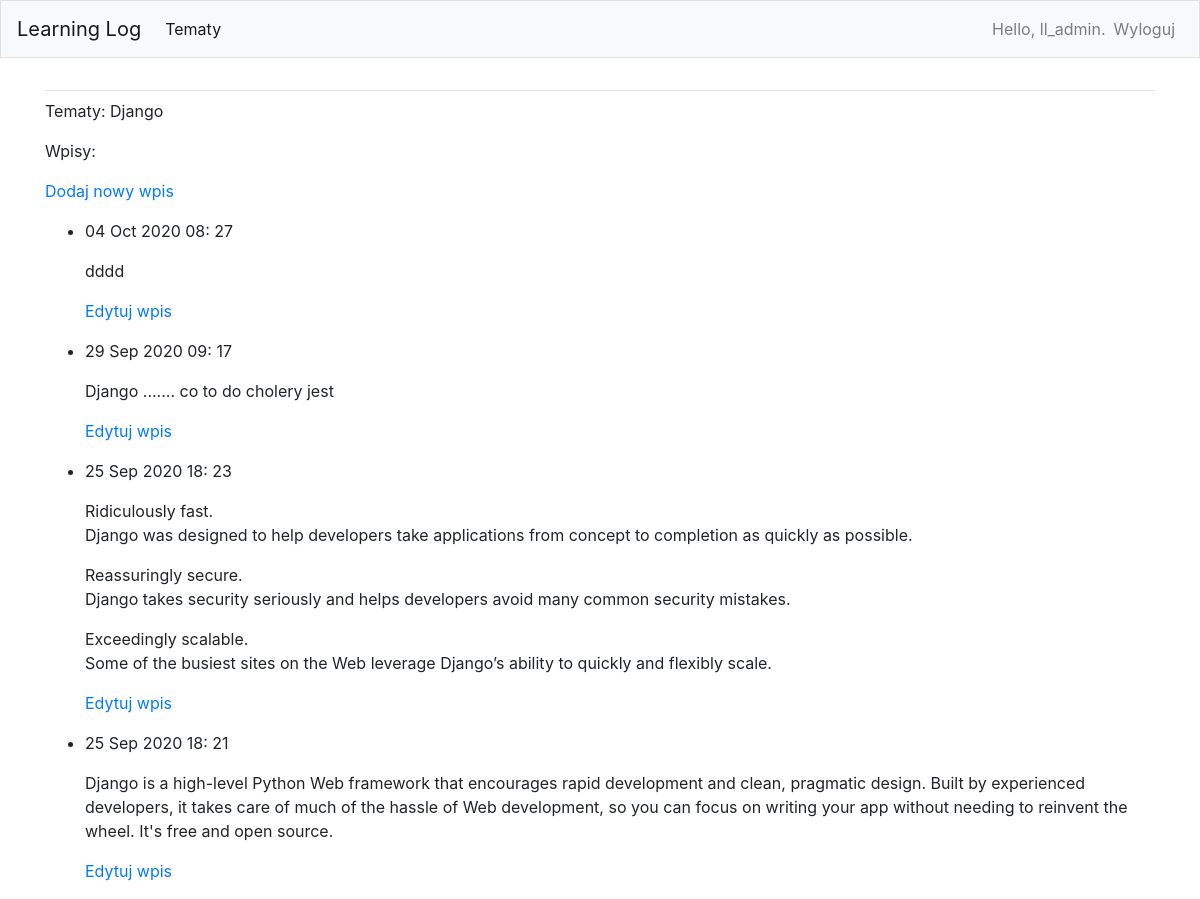
/topics/1 (signed in), run on the app's committed database.
### learning_logs/models.py (models this page shows, shortened)
class Topic(models.Model):
    text = models.CharField(max_length=200)
    data_added = models.DateTimeField(auto_now_add=True)
    owner = models.ForeignKey(User, on_delete=models.CASCADE)
    def __str__(self):
        return self.text

class Entry(models.Model):
    topic = models.ForeignKey(Topic, on_delete=models.CASCADE)
    text = models.TextField()
    date_added = models.DateTimeField(auto_now_add=True)
    class Meta:
        verbose_name_plural = 'entries'

### learning_logs/views.py (the view)
# urls.py: path('topics/<topic_id>', topic, name='topic'),
@login_required
def topic(request, topic_id):
    topic = Topic.objects.get(id=topic_id)
    if topic.owner != request.user:
        raise Http404
    entries = topic.entry_set.order_by('-date_added')
    context = {'topic': topic, 'entries': entries}
    return render(request, 'learning_logs/topic.html', context)

### learning_logs/templates/learning_logs/topic.html
{% extends 'learning_logs/base.html'%}
{% block content %}
    <p>Tematy: {{ topic }}</p>
    <p>Wpisy:</p>
    <p>
        <a href="{% url 'learning_logs:new_entry' topic.id %}">Dodaj nowy wpis</a>
    </p>
    <ul>
    {% for entry in entries %}
        <li>
            <p>{{ entry.date_added|date:' d M Y H: i' }}</p>
            <p>{{ entry.text|linebreaks }}</p>
            <p>
                <a href="{% url 'learning_logs:edit_entry' entry.id %}">Edytuj wpis</a>
            </p>
        </li>
    {% empty %}
        <li>
            Nie ma jeszcze zadnego wpisu
        </li>
    {% endfor %}
    </ul>
{% endblock content %}

### learning_logs/templates/learning_logs/base.html (shortened to what this page needs)
{% load bootstrap4 %}
<!DOCTYPE html>
<html lang="pl">
  <head>
    {% bootstrap_css %}
  </head>
  <body>
    <nav class="navbar navbar-expand-lg navbar-light bg-light mb-4 border">
      <a class="navbar-brand" href="{% url 'learning_logs:index' %}">Learning Log</a>
      <div class="collapse navbar-collapse" id="navbarSupportedContent">
        <ul class="navbar-nav mr-auto">
          <li class="nav-item active">
            <a class="nav-link" href="{% url 'learning_logs:topics' %}">Tematy<span class="sr-only">(current)</span></a>
          </li>
        </ul>
        <ul class="navbar-nav ml-auto">
          {% if user.is_authenticated %}
            <li class="nav-item">
              <span class="navbar-text">Hello, {{ user.username }}.</span>
            </li>
            <li class="nav-item">
              <a class="nav-link" href="{% url 'users:logout' %}">Wyloguj</a>
            </li>
          {% else %}
            <li class="nav-item">
              <a class="nav-link" href="{% url 'users:register' %}">Rejestracja</a>
            </li>
            <li class="nav-item">
              <a class="nav-link" href="{% url 'users:login' %}">Zaloguj</a></li>
          {% endif %}
        </ul>
      </div>
    </nav>
    <main role="main" class="container">
      <div class="pb-2 mb-2 border-bottom">
      </div>
      <div>
        {% block content %}{% endblock content %}
      </div>
    </main>
  </body>

### data on the page
Topic: text "Django"
Entry: date_added "04 Oct 2020 08: 27", text "dddd"
Entry: date_added "29 Sep 2020 09: 17", text "Django ....... co to do cholery jest"
Entry: date_added "25 Sep 2020 18: 23", text "Ridiculously fast. Django was designed to help developers take applications from concept to completion as quickly as possible. Reassuringly secure. Django takes security seriously and helps developers avoid many common security mistakes. Exceedingly scalable. Some of the busiest sites on the Web leverage Django’s ability to quickly and flexibly scale."
Entry: date_added "25 Sep 2020 18: 21", text "Django is a high-level Python Web framework that encourages rapid development and clean, pragmatic design. Built by experienced developers, it takes care of much of the hassle of Web development, so you can focus on writing your app without needing to reinvent the wheel. It's free and open source."

### other printed values
{{ user.username }} "ll_admin"
